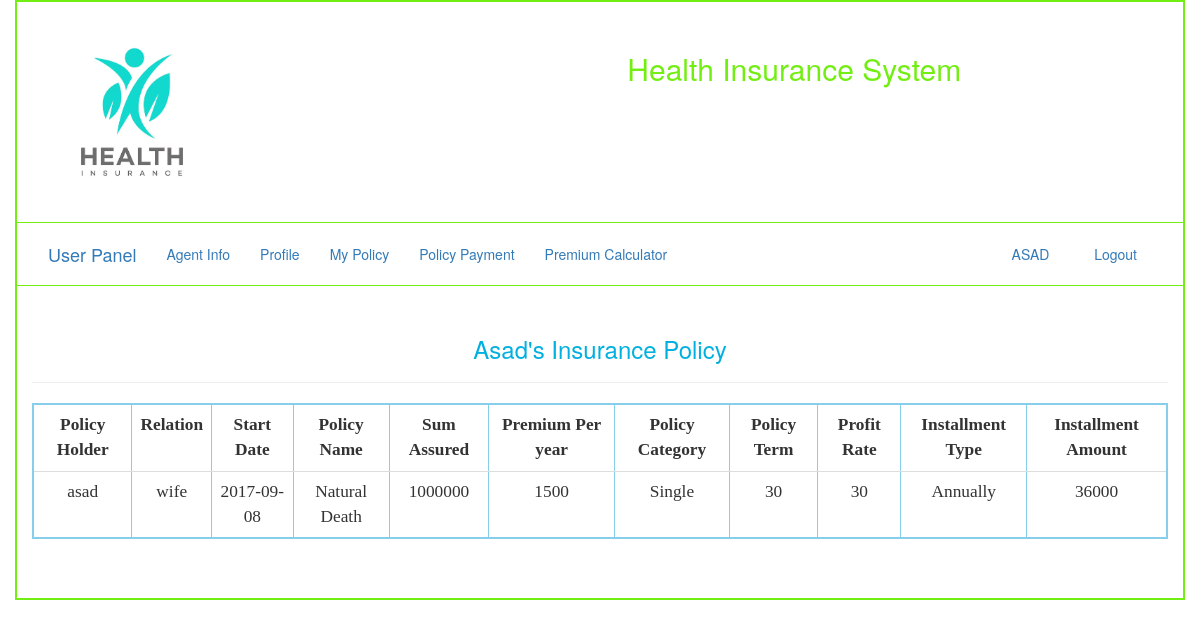
Screenshot of /user_profile/my_policy.php (signed in) with the database file from the repository.
### tables this page shows
CREATE TABLE `customer_policy` (
  `id` int(11) NOT NULL,
  `name` varchar(50) NOT NULL,
  `relation` varchar(60) NOT NULL,
  `Sdate` date NOT NULL,
  `Pname` varchar(60) NOT NULL,
  `SumAssured` varchar(50) NOT NULL,
  `PremiumPerYear` varchar(50) NOT NULL,
  `PolicyCategory` varchar(50) NOT NULL,
  `PolicyTerm` int(20) NOT NULL,
  `ProfitRate` int(20) NOT NULL,
  `InstallmentType` varchar(60) NOT NULL,
  `InstallmentAmount` varchar(50) NOT NULL
);

### user_profile/my_policy.php (the view, shortened to what this page needs)
<?php
include "db.php";
?>
<!DOCTYPE html>
<html>
<head>
<link type="text/css" rel="stylesheet" href="../css/bootstrap.css"/>
</head>
<body>
<div class="container" style="border: 2px solid #73EE13; min-height: 600px">
	<div class="row" style="border-bottom: 1px solid #73EE13">
		<div class="col-sm-4"><a href="../index.php">
			<img src="../images/logo.png" class="img-responsive" height="150px" width="200px"></a>
		</div>
		<div class="col-sm-8" style="  margin-top: 30px; text-align: center ">
			<h2> <font color="#73EE13"> Health Insurance System </font>  </h2>
		</div>
	</div>
	<div class="row" style="border-bottom: 1px solid #73EE13">
		<div class="col-sm-12" style="margin-bottom: -15px; margin-top: 5px; ">
			<nav class="navbar navbar-fluid">
  <div class="container-fluid">
    <div class="navbar-header">
      <a class="navbar-brand" href="user_profile.php">User Panel</a>
    </div>
    <div class="collapse navbar-collapse" id="myNavbar">
      <ul class="nav navbar-nav">
        <li><a href="user_agent.php">Agent Info</a></li>
        <li><a href="profile.php">Profile</a></li>
        <li><a href="my_policy.php">My Policy</a></li>
        <li><a href="policy_payment.php">Policy Payment</a></li>
        <li><a href="../other/calculator.php">Premium Calculator</a></li>
      </ul>
      <ul class="nav navbar-nav navbar-right">
       <?php
	if(isset($_SESSION['name'])){
		?>
	 <li><a href="#"> <?php echo strtoupper($_SESSION['name']); ?></a></li>
      <li><a href="../login/logout.php"><span class="glyphicon glyphicon-log-out"></span> Logout</a></li>
    <?php
}
else{
	echo "<li><a href='login/register.php'><span class='glyphicon glyphicon-user'></span> Sign Up</a></li>";
	echo "      <li><a href='login/login.php'><span class='glyphicon glyphicon-log-in'></span> Login</a></li>";
}
?> </ul>
    </div>
  </div>
</nav>
		</div>
	</div>
<div class="row">
<div class="col-sm-12" style="margin-top: 30px" >
<h3 align="center"><font color="sky blue"> <?php echo ucfirst($_SESSION['name']); ?>'s Insurance Policy</font></h3><hr>
<div class="table-responsive">
<table class="table table-hover " border="2px solid green" cellspacing="0px" cellpadding="10px" align="center" style="border: 2px solid skyblue; font-family: comic; font-size: 13pt; ">
<tr>
<th> <center> Policy Holder </center> </th>
<th> <center>Relation </center> </th>
<th> <center>Start Date </center> </th>
<th> <center>Policy Name </center></th>
<th> <center>Sum Assured </center></th>
<th> <center>Premium Per year </center></th>
<th> <center>Policy Category </center> </th>
<th> <center>Policy Term </center> </th>
<th> <center>Profit Rate </center></th>
<th> <center>Installment Type </center></th>
<th> <center>Installment Amount </center></th>
</tr>
<?php
$namee = $_SESSION['name'];
$qwery = "SELECT * from customer_policy where name='$namee' ";
$run = mysqli_query($con, $qwery);
while ($row = mysqli_fetch_array($run, MYSQLI_BOTH)) {
echo "
   <tr align='center'>
<td>$row[name] </td>
<td>$row[relation] </td>
<td>$row[Sdate] </td>
<td>$row[Pname] </td>
<td>$row[SumAssured] </td>
<td>$row[PremiumPerYear] </td>
<td>$row[PolicyCategory] </td>
<td>$row[PolicyTerm] </td>
<td>$row[ProfitRate] </td>
<td>$row[InstallmentType] </td>
<td>$row[InstallmentAmount] </td>
   </tr>";
}
?>
</div>
</div>
</div>
</div>
</body>
</html>

### rows the page displays
customer_policy: name "asad", relation "wife", Sdate "2017-09-08", Pname "Natural Death", SumAssured "1000000", PremiumPerYear "1500", PolicyCategory "Single", PolicyTerm "30", ProfitRate "30", InstallmentType "Annually", InstallmentAmount "36000"

### other values shown
$_SESSION['name'] "ASAD"
$_SESSION['name'] "Asad"
